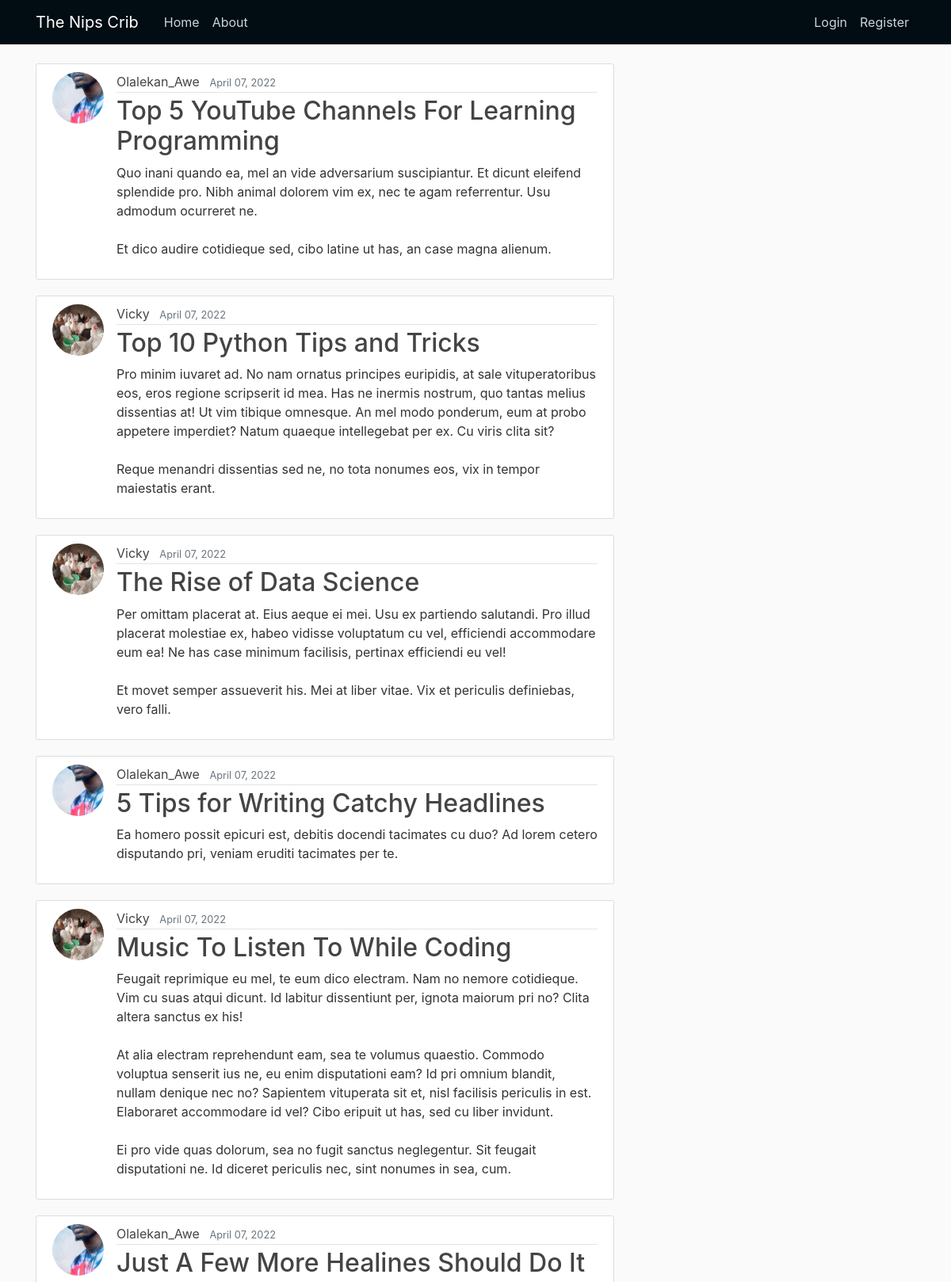
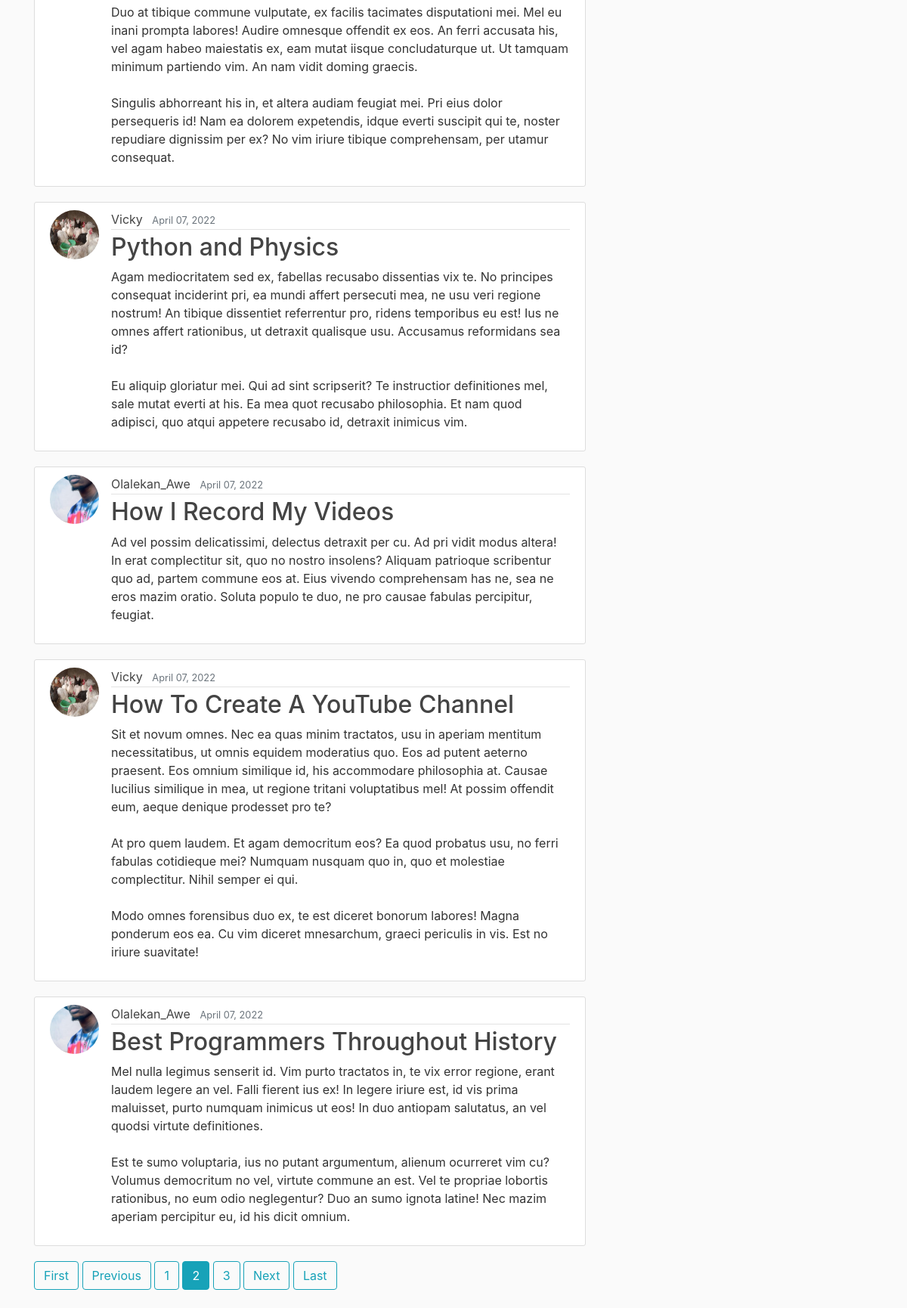
Screenshot of /?page=2 with the database file from the repository (2 pictures, top to bottom).
### blog/models.py (models this page shows, shortened)
class Post(models.Model):
    title = models.CharField(max_length=50)
    content = models.TextField()
    date_posted = models.DateTimeField(default=timezone.now)
    author = models.ForeignKey(User, on_delete=models.CASCADE)

### users/models.py (models this page shows, shortened)
class User(AbstractBaseUser):
    email = models.EmailField(verbose_name="email", max_length=60, unique=True)
    username = models.CharField(max_length=30, unique=True)
    date_joined = models.DateTimeField(verbose_name='date_joined', auto_now_add=True)
    last_login = models.DateTimeField(verbose_name='last_login', auto_now=True)
    is_admin = models.BooleanField(default=False)
    is_active = models.BooleanField(default=True)
    is_staff = models.BooleanField(default=False)
    is_superuser = models.BooleanField(default=False)
    USERNAME_FIELD = 'email'
    REQUIRED_FIELDS = ['username']
    objects = MyAccountManager()
    def __str__(self):
        return self.username

class Profile(models.Model):
    user = models.OneToOneField(User, on_delete=models.CASCADE)
    image = models.ImageField(default='default.jpg', upload_to='profile_pics')

### blog/views.py (the view)
# urls.py: path('', PostListView.as_view(), name='blog-home'),
class PostListView(ListView):
    model = Post
    template_name = 'blog/home.html'
    context_object_name = 'posts' #by defautl the variable is called 'objectlist' in template
    ordering = ['-date_posted']
    paginate_by = 10

### blog/templates/blog/home.html
{% extends "blog/base.html" %}
{% block content %}
    {% for post in posts %}
    <article class="media content-section">
        <img class='rounded-circle article-img' src="{{ post.author.profile.image.url }}">
        <div class="media-body">
        <div class="article-metadata">
            <a class="mr-2" href="{% url 'user-posts' post.author.username %}">{{ post.author }}</a>
            <small class="text-muted">{{ post.date_posted|date:"F d, Y" }}</small>
        </div>
        <h2><a class="article-title" href="{% url 'post-detail' post.id %}">{{ post.title }}</a></h2>
        <p class="article-content">{{ post.content }}</p>
        </div>
    </article>
    {% endfor %}
    {% if is_paginated %}
        {% if page_obj.has_previous %}
            <a class="btn btn-outline-info mb-4" href="?page=1">First</a>
            <a class="btn btn-outline-info mb-4" href="?page={{ page_obj.previous_page_number }}">Previous</a>
        {% endif %}
        {% for num in page_obj.paginator.page_range %}
            {% if page_obj.number == num %}
                <a class="btn btn-info mb-4" href="?page={{ num }}">{{ num }}</a>
            {% elif num > page_obj.number|add:'-2' and num < page_obj.number|add:'2' %}
                <a class="btn btn-outline-info mb-4" href="?page={{ num }}">{{ num }}</a>
            {% endif %}
        {% endfor %}
        {% if page_obj.has_next %}
            <a class="btn btn-outline-info mb-4" href="?page={{ page_obj.next_page_number }}">Next</a>
            <a class="btn btn-outline-info mb-4" href="?page={{ page_obj.paginator.num_pages }}">Last</a>
        {% endif %}
    {% endif %}
{% endblock content %}

### blog/static/blog/main.css (style rules this page uses)
body { background: #fafafa; color: #333333; margin-top: 5rem; }
h1, h2, h3, h4, h5, h6 { color: #444444; }
.content-section { background: #ffffff; padding: 10px 20px; border: 1px solid #dddddd; border-radius: 3px; margin-bottom: 20px; }
.article-title { color: #444444; }
.article-content { white-space: pre-line; }
.article-img { height: 65px; width: 65px; margin-right: 16px; }
.article-metadata { color: #444444; padding-bottom: 1px; margin-bottom: 4px; border-bottom: 1px solid #e3e3e3 }
.article-metadata a { color: #444444; text-decoration: none; }

### rows the page displays
Post: author.profile.image (picture), author "Olalekan_Awe", date_posted "April 07, 2022", title "Top 5 YouTube Channels For Learning Programming", content "Quo inani quando ea, mel an vide adversarium suscipiantur. Et dicunt eleifend splendide pro. Nibh animal dolorem vim ex, nec te agam referrentur. Usu admodum ocurreret ne. Et dico audire cotidieque sed, cibo latine ut has, an case magna alienum."
Post: author.profile.image (picture), author "Vicky", date_posted "April 07, 2022", title "Top 10 Python Tips and Tricks", content "Pro minim iuvaret ad. No nam ornatus principes euripidis, at sale vituperatoribus eos, eros regione scripserit id mea. Has ne inermis nostrum, quo tantas melius dissentias at! Ut vim tibique omnesque. An mel modo ponderum, eum at probo appetere imperdiet? Natum quaeque intellegebat per ex. Cu viris clita sit? Reque menandri dissentias sed ne, no tota nonumes eos, vix in tempor maiestatis erant."
Post: author.profile.image (picture), author "Vicky", date_posted "April 07, 2022", title "The Rise of Data Science", content "Per omittam placerat at. Eius aeque ei mei. Usu ex partiendo salutandi. Pro illud placerat molestiae ex, habeo vidisse voluptatum cu vel, efficiendi accommodare eum ea! Ne has case minimum facilisis, pertinax efficiendi eu vel! Et movet semper assueverit his. Mei at liber vitae. Vix et periculis definiebas, vero falli."
Post: author.profile.image (picture), author "Olalekan_Awe", date_posted "April 07, 2022", title "5 Tips for Writing Catchy Headlines", content "Ea homero possit epicuri est, debitis docendi tacimates cu duo? Ad lorem cetero disputando pri, veniam eruditi tacimates per te."
Post: author.profile.image (picture), author "Vicky", date_posted "April 07, 2022", title "Music To Listen To While Coding", content "Feugait reprimique eu mel, te eum dico electram. Nam no nemore cotidieque. Vim cu suas atqui dicunt. Id labitur dissentiunt per, ignota maiorum pri no? Clita altera sanctus ex his! At alia electram reprehendunt eam, sea te volumus quaestio. Commodo voluptua senserit ius ne, eu enim disputationi eam? Id pri omnium blandit, nullam denique nec no? Sapientem vituperata sit et, nisl facilisis periculis in est. Elaboraret accommodare id vel? Cibo eripuit ut has, sed cu liber invidunt. Ei pro vide quas dolorum, sea no fugit sanctus neglegentur. Sit feugait disputationi ne. Id diceret periculis nec, sint nonumes in sea, cum."
Post: author.profile.image (picture), author "Olalekan_Awe", date_posted "April 07, 2022", title "Just A Few More Healines Should Do It", content "Duo at tibique commune vulputate, ex facilis tacimates disputationi mei. Mel eu inani prompta labores! Audire omnesque offendit ex eos. An ferri accusata his, vel agam habeo maiestatis ex, eam mutat iisque concludaturque ut. Ut tamquam minimum partiendo vim. An nam vidit doming graecis. Singulis abhorreant his in, et altera audiam feugiat mei. Pri eius dolor persequeris id! Nam ea dolorem expetendis, idque everti suscipit qui te, noster repudiare dignissim per ex? No vim iriure tibique comprehensam, per utamur consequat."
Post: author.profile.image (picture), author "Vicky", date_posted "April 07, 2022", title "Python and Physics", content "Agam mediocritatem sed ex, fabellas recusabo dissentias vix te. No principes consequat inciderint pri, ea mundi affert persecuti mea, ne usu veri regione nostrum! An tibique dissentiet referrentur pro, ridens temporibus eu est! Ius ne omnes affert rationibus, ut detraxit qualisque usu. Accusamus reformidans sea id? Eu aliquip gloriatur mei. Qui ad sint scripserit? Te instructior definitiones mel, sale mutat everti at his. Ea mea quot recusabo philosophia. Et nam quod adipisci, quo atqui appetere recusabo id, detraxit inimicus vim."
Post: author.profile.image (picture), author "Olalekan_Awe", date_posted "April 07, 2022", title "How I Record My Videos", content "Ad vel possim delicatissimi, delectus detraxit per cu. Ad pri vidit modus altera! In erat complectitur sit, quo no nostro insolens? Aliquam patrioque scribentur quo ad, partem commune eos at. Eius vivendo comprehensam has ne, sea ne eros mazim oratio. Soluta populo te duo, ne pro causae fabulas percipitur, feugiat."
Post: author.profile.image (picture), author "Vicky", date_posted "April 07, 2022", title "How To Create A YouTube Channel", content "Sit et novum omnes. Nec ea quas minim tractatos, usu in aperiam mentitum necessitatibus, ut omnis equidem moderatius quo. Eos ad putent aeterno praesent. Eos omnium similique id, his accommodare philosophia at. Causae lucilius similique in mea, ut regione tritani voluptatibus mel! At possim offendit eum, aeque denique prodesset pro te? At pro quem laudem. Et agam democritum eos? Ea quod probatus usu, no ferri fabulas cotidieque mei? Numquam nusquam quo in, quo et molestiae complectitur. Nihil semper ei qui. Modo omnes forensibus duo ex, te est diceret bonorum labores! Magna ponderum eos ea. Cu vim diceret mnesarchum, graeci periculis in vis. Est no iriure suavitate!"
Post: author.profile.image (picture), author "Olalekan_Awe", date_posted "April 07, 2022", title "Best Programmers Throughout History", content "Mel nulla legimus senserit id. Vim purto tractatos in, te vix error regione, erant laudem legere an vel. Falli fierent ius ex! In legere iriure est, id vis prima maluisset, purto numquam inimicus ut eos! In duo antiopam salutatus, an vel quodsi virtute definitiones. Est te sumo voluptaria, ius no putant argumentum, alienum ocurreret vim cu? Volumus democritum no vel, virtute commune an est. Vel te propriae lobortis rationibus, no eum odio neglegentur? Duo an sumo ignota latine! Nec mazim aperiam percipitur eu, id his dicit omnium."

### other values shown
{{ num }} "1" "3"
{{ num }} "2"
